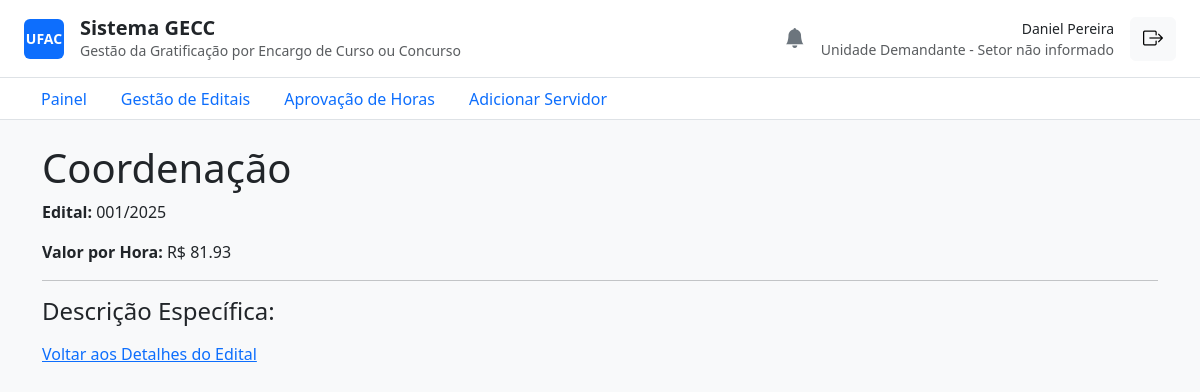
The app's page /atividades/2/ (signed in) with its own data.
### core/models.py (models this page shows, shortened)
class ServidorProfile(models.Model):
    FUNCAO_CHOICES = [
        ("Servidor", "Servidor"),
        ("Unidade Demandante", "Unidade Demandante"),
        ("PRODGEP/PROPEG", "PRODGEP/PROPEG"),
    ]
    STATUS_CHOICES = [
        ("Aguardando Homologação", "Aguardando Homologação"),
        ("Homologado", "Homologado"),
        ("Recusado", "Recusado"),
    ]
    TITULACAO_CHOICES = [
        ('Graduação', 'Graduação'),
        ('Especialização', 'Especialização'),
        ('Mestrado', 'Mestrado'),
        ('Doutorado', 'Doutorado'),
        ('Pós-Doutorado', 'Pós-Doutorado'),
    ]
    user = models.OneToOneField(User, on_delete=models.CASCADE)
    siape = models.CharField(max_length=20, unique=True, null=True, blank=True)
    cpf = models.CharField(max_length=14, unique=True, null=True, blank=True)
    setor = models.CharField(max_length=100, blank=True)
    funcao = models.CharField(max_length=30, choices=FUNCAO_CHOICES, default="Servidor")
    status = models.CharField(max_length=30, choices=STATUS_CHOICES, default="Aguardando Homologação")
    telefone = models.CharField(max_length=20, blank=True)
    limite_horas_anual = models.IntegerField(default=120)
    horas_utilizadas = models.IntegerField(default=0)
    titulacao = models.CharField(max_length=20, choices=TITULACAO_CHOICES, null=True, blank=True)
    unidade = models.ForeignKey(Unidade, on_delete=models.SET_NULL, null=True, blank=True, related_name='servidores')

class Atividade(models.Model):
    tipo = models.ForeignKey(TipoAtividade, on_delete=models.PROTECT, related_name="atividades_criadas")
    edital = models.ForeignKey(Edital, on_delete=models.CASCADE, related_name="atividades")
    descricao = models.TextField()
    servidores_alocados = models.ManyToManyField(User, related_name="atividades_alocadas", blank=True)
    created_at = models.DateTimeField(auto_now_add=True)
    updated_at = models.DateTimeField(auto_now=True)
    class Meta:
        verbose_name = "Atividade do Edital"
        verbose_name_plural = "Atividades do Edital"

class TipoAtividade(models.Model):
    GRUPO_CHOICES = [
        ("Instrutoria", "Instrutoria"),
        ("Banca", "Banca Examinadora"),
        ("Logistica", "Logística"),
        ("Aplicacao", "Aplicação de Prova"),
    ]
    VINCULO_CHOICES = [
        ('Concurso', 'Concurso Público'),
        ('Processo', 'Processo Seletivo'),
        ('Ambos', 'Ambos'),
    ]
    grupo = models.CharField(max_length=20, choices=GRUPO_CHOICES)
    nome = models.CharField(max_length=255, unique=True)
    valor_hora = models.DecimalField(max_digits=10, decimal_places=2, validators=[MinValueValidator(0)])
    vinculo = models.CharField(max_length=10, choices=VINCULO_CHOICES, default='Ambos')
    class Meta:
        verbose_name = "Tipo de Atividade (Catálogo)"
        verbose_name_plural = "Tipos de Atividade (Catálogo)"
        ordering = ["grupo", "nome"]

class Edital(models.Model):
    STATUS_CHOICES = [
        ("Rascunho", "Rascunho"),
        ("Aguardando Homologação", "Aguardando Homologação"),
        ("Homologado", "Homologado"),
        ("Recusado", "Recusado"),
        ("Ativo", "Ativo"),
        ("Finalizado", "Finalizado"),
    ]
    numero_edital = models.CharField(max_length=50, unique=True)
    titulo = models.CharField(max_length=255)
    descricao = models.TextField(blank=True)
    unidade_demandante_nome = models.CharField(max_length=255)
    data_inicio = models.DateField()
    data_fim = models.DateField()
    status = models.CharField(max_length=30, choices=STATUS_CHOICES, default="Rascunho")
    justificativa_recusa = models.TextField(blank=True, null=True)
    valor_empenho = models.DecimalField(max_digits=12, decimal_places=2, default=0.00)
    criado_por = models.ForeignKey(User, on_delete=models.PROTECT, related_name="editais_criados")
    homologado_por = models.ForeignKey(
        User,
        on_delete=models.PROTECT,
        related_name="editais_homologados",
        null=True,
        blank=True,
    )
    created_at = models.DateTimeField(auto_now_add=True)
    updated_at = models.DateTimeField(auto_now=True)
    class Meta:
        verbose_name = "Edital"
        verbose_name_plural = "Editais"
        ordering = ["-data_inicio"]

### core/views.py (the view)
# urls.py: path('atividades/<int:pk>/', views.detalhes_atividade, name='detalhes_atividade'),
@login_required
def detalhes_atividade(request, pk):
    atividade = get_object_or_404(Atividade, pk=pk)
    if atividade.edital.criado_por != request.user:
        return redirect('listar_editais')
    context = {'atividade': atividade}
    return render(request, 'detalhes_atividade.html', context)

### core/templates/detalhes_atividade.html (shortened to what this page needs)
{% extends 'base.html' %}
{% block content %}
    <h1>{{ atividade.tipo.nome }}</h1>
    <p><strong>Edital:</strong> {{ atividade.edital.numero_edital }}</p>
    <p><strong>Valor por Hora:</strong> R$ {{ atividade.tipo.valor_hora|floatformat:2 }}</p>
    <hr>
    <h4>Descrição Específica:</h4>
    <a href="{% url 'detalhes_edital' pk=atividade.edital.pk %}">Voltar aos Detalhes do Edital</a>
{% endblock %}

### core/templates/base.html (shortened to what this page needs)
<!DOCTYPE html>
<html lang="pt-br">
<head>
    <link href="https://cdn.jsdelivr.net/npm/bootstrap@5.3.3/dist/css/bootstrap.min.css" rel="stylesheet">
    <link rel="stylesheet" href="https://cdn.jsdelivr.net/npm/bootstrap-icons@1.11.3/font/bootstrap-icons.min.css">
</head>
<body class="bg-light">
    {% block header %}
    <header class="bg-white border-bottom px-4 py-3">
        <div class="d-flex justify-content-between align-items-center">
            <div class="d-flex align-items-center">
                <div class="bg-primary rounded d-flex align-items-center justify-content-center me-3" style="width: 40px; height: 40px;">
                    <span class="text-white fw-bold small">UFAC</span>
                </div>
                <div>
                    <h1 class="h5 mb-0 fw-semibold">Sistema GECC</h1>
                    <p class="small text-muted mb-0">Gestão da Gratificação por Encargo de Curso ou Concurso</p>
                </div>
            </div>
            <div class="d-flex align-items-center">
                {% if user.is_authenticated %}
                    <div class="dropdown me-3">
                        <a href="#" class="text-secondary position-relative" id="notificationDropdown" data-bs-toggle="dropdown" aria-expanded="false">
                            <i class="bi bi-bell-fill fs-5"></i>
                        </a>
                    </div>
                    <div class="text-end me-3">
                        <a href="{% url 'meu_perfil' %}" class="text-decoration-none">
                            <p class="mb-0 fw-medium small text-dark">{{ user.get_full_name|default:user.username }}</p>
                        </a>
                        <p class="small text-muted mb-0">
                            {{ user.servidorprofile.funcao }} - {{ user.servidorprofile.setor|default:"Setor não informado" }}
                        </p>
                    </div>
                    <form action="{% url 'logout' %}" method="post">
                        <button type="submit" class="btn btn-light" title="Sair">
                            <i class="bi bi-box-arrow-right fs-5"></i>
                        </button>
                    </form>
                {% endif %}
            </div>
        </div>
    </header>
    {% endblock header %}
    {% block navigation %}
    {% if user.is_authenticated %}
        <nav class="bg-white border-bottom px-4">
            <ul class="nav nav-tabs border-0">
                <li class="nav-item">
                    <a class="nav-link {% if request.resolver_match.url_name == 'painel' %}active{% endif %}" href="{% url 'painel' %}">Painel</a>
                </li>
                {% if user.servidorprofile.funcao == 'Unidade Demandante' %}
                    <li class="nav-item">
                        <a class="nav-link {% if 'editais' in request.path %}active{% endif %}" href="{% url 'listar_editais' %}">Gestão de Editais</a>
                    </li>
                    <li class="nav-item">
                        <a class="nav-link {% if 'horas/aprovar' in request.path %}active{% endif %}" href="{% url 'aprovar_horas' %}">Aprovação de Horas</a>
                    </li>
                    <li class="nav-item">
                        <a class="nav-link {% if 'servidores/adicionar' in request.path %}active{% endif %}" href="{% url 'adicionar_servidor' %}">Adicionar Servidor</a>
                    </li>
                {% endif %}
            </ul>
        </nav>
    {% endif %}
    {% endblock navigation %}
    <main class="container my-4">
{% block content %}{% endblock %}
    </main>
</body>
</html>

### records on screen
Atividade: tipo.nome "Coordenação", edital.numero_edital "001/2025", tipo.valor_hora "81.93"

### other values on screen
{{ user.get_full_name|default:user.username }} "Daniel Pereira"
{{ user.servidorprofile.funcao }} "Unidade Demandante"
{{ user.servidorprofile.setor|default:"Setor não informado" }} "Setor não informado"
